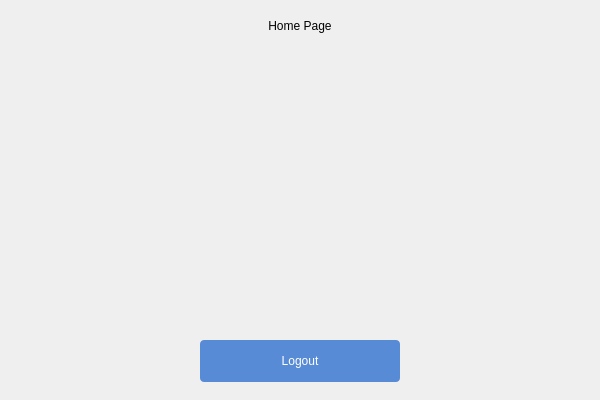
<?xml version="1.0" encoding="UTF-8"?>
<ui version="4.0">
 <class>HomePage</class>
 <widget class="QWidget" name="HomePage">
  <property name="geometry">
   <rect>
    <x>0</x>
    <y>0</y>
    <width>600</width>
    <height>400</height>
   </rect>
  </property>
  <property name="windowTitle">
   <string>Form</string>
  </property>
  <property name="styleSheet">
   <string notr="true">QPushButton {
 background-color: rgb(88, 139, 214);
 border-radius: 4px;
 color: rgb(255, 255, 255);
}

QPushButton:hover {
 background-color: rgb(116, 148,195);
}</string>
  </property>
  <widget class="QLabel" name="label">
   <property name="geometry">
    <rect>
     <x>0</x>
     <y>0</y>
     <width>600</width>
     <height>52</height>
    </rect>
   </property>
   <property name="text">
    <string>Home Page</string>
   </property>
   <property name="alignment">
    <set>Qt::AlignCenter</set>
   </property>
  </widget>
  <widget class="QPushButton" name="logoutButton">
   <property name="geometry">
    <rect>
     <x>200</x>
     <y>340</y>
     <width>200</width>
     <height>42</height>
    </rect>
   </property>
   <property name="sizePolicy">
    <sizepolicy hsizetype="Fixed" vsizetype="Fixed">
     <horstretch>0</horstretch>
     <verstretch>0</verstretch>
    </sizepolicy>
   </property>
   <property name="text">
    <string>Logout</string>
   </property>
  </widget>
 </widget>
 <resources/>
 <connections/>
</ui>
